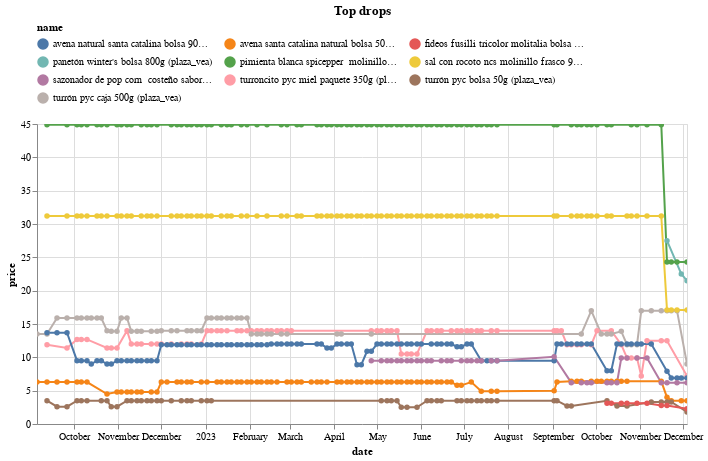

The cell this chart's notebook holds for it:
### Code cell
(top_changes
 .sort_values('change')
 .head(10)
 .pipe(plot_changes, 'Top drops')
)

### Figure 1 — Vega-Lite specification as saved in the notebook (floating-point values rounded to 4 significant figures; data arrays with more than 128 entries replaced by an {"elided": "..."} marker saying what was removed)
{"config": {"view": {"continuousWidth": 300, "continuousHeight": 300}, "legend": {"columns": 3, "orient": "top"}}, "data": {"name": "data-0e363ba50cc2c5454a1b201343b202d1"}, "mark": {"type": "line", "point": true}, "encoding": {"color": {"field": "name", "scale": {"domain": ["avena natural santa catalina bolsa 900g (plaza_vea)", "avena santa catalina natural bolsa 500g (plaza_vea)", "fideos fusilli tricolor molitalia bolsa 235g (plaza_vea)", "panetón winter's bolsa 800g (plaza_vea)", "pimienta blanca spicepper  molinillo frasco 50g (plaza_vea)", "sal con rocoto ncs molinillo frasco 90g (plaza_vea)", "sazonador de pop corn  costeño sabor a queso frasco 64g (plaza_vea)", "turroncito pyc miel paquete 350g (plaza_vea)", "turrón pyc bolsa 50g (plaza_vea)", "turrón pyc caja 500g (plaza_vea)"]}, "type": "nominal"}, "tooltip": [{"field": "name", "type": "nominal"}, {"field": "price", "type": "quantitative"}, {"field": "last_price", "type": "quantitative"}], "x": {"field": "date", "type": "temporal"}, "y": {"field": "price", "type": "quantitative"}}, "params": [{"name": "param_3", "select": {"type": "point", "fields": ["name"]}, "bind": "legend"}, {"name": "param_4", "select": {"type": "interval", "encodings": ["x", "y"]}, "bind": "scales"}], "title": "Top drops", "transform": [{"filter": {"param": "param_3"}}], "width": 650, "$schema": "https://vega.github.io/schema/vega-lite/v5.16.3.json", "datasets": {"data-0e363ba50cc2c5454a1b201343b202d1": {"elided": "631 records"}}}
